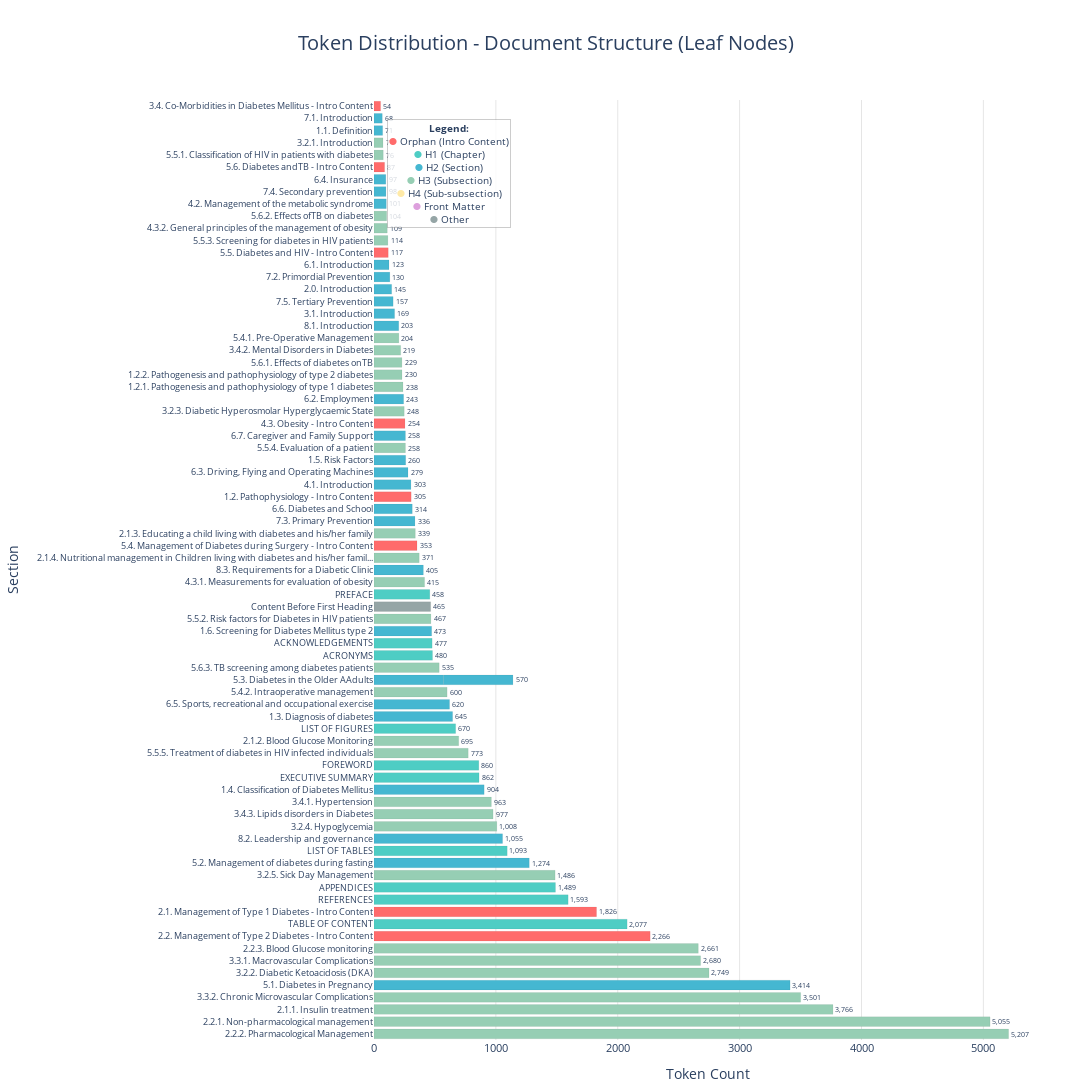

The notebook cell saved with this chart:
### Code cell
# CELL_ID: 04_vector_store_v1_create_graph
# ============================================================================
# CREATE HORIZONTAL SCROLLABLE GRAPH WITH TOKEN DISTRIBUTION
# ============================================================================
# Create a horizontal bar chart that can be scrolled horizontally
# Show token distribution for all leaf nodes including orphans (introContent)

import plotly.graph_objects as go

# Prepare data for visualization - sort by token count (largest first)
leaf_nodes_sorted = sorted(all_leaf_nodes, key=lambda x: x['tokenCount'], reverse=True)

# Extract data for plotting
titles = [node['title'][:80] + '...' if len(node['title']) > 80 else node['title'] 
          for node in leaf_nodes_sorted]
token_counts = [node['tokenCount'] for node in leaf_nodes_sorted]
levels = [node['level'] for node in leaf_nodes_sorted]
is_orphan = [node['is_orphan'] for node in leaf_nodes_sorted]

# Create color mapping based on level and orphan status
colors = []
for node in leaf_nodes_sorted:
    if node['is_orphan']:
        colors.append('#FF6B6B')  # Red for orphans (introContent)
    elif node['level'] == 'h1':
        colors.append('#4ECDC4')  # Teal for H1
    elif node['level'] == 'h2':
        colors.append('#45B7D1')  # Blue for H2
    elif node['level'] == 'h3':
        colors.append('#96CEB4')  # Green for H3
    elif node['level'] == 'h4':
        colors.append('#FFEAA7')  # Yellow for H4
    elif node['level'] == 'frontmatter':
        colors.append('#DDA0DD')  # Purple for frontmatter
    else:
        colors.append('#95A5A6')  # Gray for other

# Create hover text with full information
hover_texts = []
for node in leaf_nodes_sorted:
    hover_text = f"<b>{node['title']}</b><br>"
    hover_text += f"Level: {node['level']}<br>"
    hover_text += f"Number: {node['number'] or 'N/A'}<br>"
    hover_text += f"Tokens: {node['tokenCount']:,.0f}<br>"
    hover_text += f"Orphan: {'Yes' if node['is_orphan'] else 'No'}<br>"
    hover_text += f"Path: {' → '.join(node['path'][-3:])}<br>"
    hover_text += f"URL: {node['url']}"
    hover_texts.append(hover_text)

# Create horizontal bar chart
fig = go.Figure()

# Add bars
fig.add_trace(go.Bar(
    y=titles,
    x=token_counts,
    orientation='h',
    marker=dict(
        color=colors,
        line=dict(color='rgba(0,0,0,0.1)', width=0.5)
    ),
    text=[f"{int(tc):,}" for tc in token_counts],
    textposition='outside',
    textfont=dict(size=9),
    hovertemplate='%{hovertext}<extra></extra>',
    hovertext=hover_texts,
    name='Token Count'
))

# Update layout for horizontal scrolling
fig.update_layout(
    title={
        'text': 'Token Distribution - Document Structure (Leaf Nodes)',
        'x': 0.5,
        'xanchor': 'center',
        'font': {'size': 20}
    },
    xaxis=dict(
        title=dict(text='Token Count', font=dict(size=14)),
        tickfont=dict(size=11),
        showgrid=True,
        gridcolor='rgba(0,0,0,0.1)'
    ),
    yaxis=dict(
        title=dict(text='Section', font=dict(size=14)),
        tickfont=dict(size=9),
        showgrid=False
    ),
    height=max(800, len(leaf_nodes_sorted) * 25),  # Dynamic height based on number of nodes
    width=1400,  # Wide width for horizontal scrolling
    margin=dict(l=300, r=50, t=100, b=50),  # Left margin for long titles
    plot_bgcolor='white',
    paper_bgcolor='white',
    showlegend=False
)

# Add annotation for legend
legend_text = (
    "<b>Legend:</b><br>"
    "<span style='color:#FF6B6B'>●</span> Orphan (Intro Content)<br>"
    "<span style='color:#4ECDC4'>●</span> H1 (Chapter)<br>"
    "<span style='color:#45B7D1'>●</span> H2 (Section)<br>"
    "<span style='color:#96CEB4'>●</span> H3 (Subsection)<br>"
    "<span style='color:#FFEAA7'>●</span> H4 (Sub-subsection)<br>"
    "<span style='color:#DDA0DD'>●</span> Front Matter<br>"
    "<span style='color:#95A5A6'>●</span> Other"
)

fig.add_annotation(
    text=legend_text,
    xref='paper', yref='paper',
    x=0.02, y=0.98,
    xanchor='left', yanchor='top',
    showarrow=False,
    bgcolor='rgba(255,255,255,0.8)',
    bordercolor='rgba(0,0,0,0.2)',
    borderwidth=1,
    font=dict(size=10)
)

# Show the figure (will be scrollable horizontally)
fig.show()

print("=" * 60)
print("GRAPH GENERATED")
print("=" * 60)
print("The graph is displayed above with:")
print(f"  • {len(leaf_nodes_sorted)} leaf nodes")
print(f"  • {sum(1 for n in leaf_nodes_sorted if n['is_orphan'])} orphan nodes (introContent)")
print(f"  • Total tokens: {sum(token_counts):,.0f}")
print(f"  • Max tokens: {max(token_counts):,.0f}")
print(f"  • Min tokens: {min(token_counts):,.0f}")
print(f"  • Average tokens: {sum(token_counts)/len(token_counts):,.0f}")
print("\n💡 Scroll horizontally to see all sections!")
print("=" * 60)

### Figure 1 — Plotly figure (JSON) as saved in the notebook; plotly's stock layout.template omitted (floating-point values rounded to 4 significant figures)
{"data": [{"hovertemplate": "%{hovertext}<extra></extra>", "hovertext": ["<b>2.2.2. Pharmacological Management</b><br>Level: h3<br>Number: 2.2.2<br>Tokens: 5,207<br>Orphan: No<br>Path: CHAPTER TWO: MANAGEMENT OF DIABETES → 2.2. Management of Type 2 Diabetes → 2.2.2. Pharmacological Management<br>URL: /guidelines/22-management-of-type-2-diabetes/222-pharmacological-management", "<b>2.2.1. Non-pharmacological management</b><br>Level: h3<br>Number: 2.2.1<br>Tokens: 5,055<br>Orphan: No<br>Path: CHAPTER TWO: MANAGEMENT OF DIABETES → 2.2. Management of Type 2 Diabetes → 2.2.1. Non-pharmacological management<br>URL: /guidelines/22-management-of-type-2-diabetes/221-non-pharmacological-management", "<b>2.1.1. Insulin treatment</b><br>Level: h3<br>Number: 2.1.1<br>Tokens: 3,766<br>Orphan: No<br>Path: CHAPTER TWO: MANAGEMENT OF DIABETES → 2.1. Management of Type 1 Diabetes → 2.1.1. Insulin treatment<br>URL: /guidelines/21-management-of-type-1-diabetes/211-insulin-treatment", "<b>3.3.2. Chronic Microvascular Complications</b><br>Level: h3<br>Number: 3.3.2<br>Tokens: 3,501<br>Orphan: No<br>Path: CHAPTER THREE: MANAGEMENT OF COMPLICATIONS AND COMORBIDITIES IN DIABETES MELLITUS → 3.3. Chronic Complications of Diabetes → 3.3.2. Chronic Microvascular Complications<br>URL: /guidelines/33-chronic-complications-of-diabetes/332-chronic-microvascular-complications", "<b>5.1. Diabetes in Pregnancy</b><br>Level: h2<br>Number: 5.1<br>Tokens: 3,414<br>Orphan: No<br>Path: CHAPTER FIVE: MANAGEMENT OF DIABETES IN SPECIAL SITUATIONS → 5.1. Diabetes in Pregnancy<br>URL: /guidelines/chapter-five-management-of-diabetes-in-special-situations/51-diabetes-in-pregnancy", "<b>3.2.2. Diabetic Ketoacidosis (DKA)</b><br>Level: h3<br>Number: 3.2.2<br>Tokens: 2,749<br>Orphan: No<br>Path: CHAPTER THREE: MANAGEMENT OF COMPLICATIONS AND COMORBIDITIES IN DIABETES MELLITUS → 3.2. Acute Complications → 3.2.2. Diabetic Ketoacidosis (DKA)<br>URL: /guidelines/32-acute-complications/322-diabetic-ketoacidosis-dka", "<b>3.3.1. Macrovascular Complications</b><br>Level: h3<br>Number: 3.3.1<br>Tokens: 2,680<br>Orphan: No<br>Path: CHAPTER THREE: MANAGEMENT OF COMPLICATIONS AND COMORBIDITIES IN DIABETES MELLITUS → 3.3. Chronic Complications of Diabetes → 3.3.1. Macrovascular Complications<br>URL: /guidelines/33-chronic-complications-of-diabetes/331-macrovascular-complications", "<b>2.2.3. Blood Glucose monitoring</b><br>Level: h3<br>Number: 2.2.3<br>Tokens: 2,661<br>Orphan: No<br>Path: CHAPTER TWO: MANAGEMENT OF DIABETES → 2.2. Management of Type 2 Diabetes → 2.2.3. Blood Glucose monitoring<br>URL: /guidelines/22-management-of-type-2-diabetes/223-blood-glucose-monitoring", "<b>2.2. Management of Type 2 Diabetes - Intro Content</b><br>Level: h2_intro<br>Number: 2.2_intro<br>Tokens: 2,266<br>Orphan: Yes<br>Path: CHAPTER TWO: MANAGEMENT OF DIABETES → 2.2. Management of Type 2 Diabetes → Intro Content<br>URL: /guidelines/chapter-two-management-of-diabetes/22-management-of-type-2-diabetes", "<b>TABLE OF CONTENT</b><br>Level: h1<br>Number: N/A<br>Tokens: 2,077<br>Orphan: No<br>Path: TABLE OF CONTENT<br>URL: /guidelines/table-of-content", "<b>2.1. Management of Type 1 Diabetes - Intro Content</b><br>Level: h2_intro<br>Number: 2.1_intro<br>Tokens: 1,826<br>Orphan: Yes<br>Path: CHAPTER TWO: MANAGEMENT OF DIABETES → 2.1. Management of Type 1 Diabetes → Intro Content<br>URL: /guidelines/chapter-two-management-of-diabetes/21-management-of-type-1-diabetes", "<b>REFERENCES</b><br>Level: h1<br>Number: N/A<br>Tokens: 1,593<br>Orphan: No<br>Path: REFERENCES<br>URL: /guidelines/references", "<b>APPENDICES</b><br>Level: h1<br>Number: N/A<br>Tokens: 1,489<br>Orphan: No<br>Path: APPENDICES<br>URL: /guidelines/appendices", "<b>3.2.5. Sick Day Management</b><br>Level: h3<br>Number: 3.2.5<br>Tokens: 1,486<br>Orphan: No<br>Path: CHAPTER THREE: MANAGEMENT OF COMPLICATIONS AND COMORBIDITIES IN DIABETES MELLITUS → 3.2. Acute Complications → 3.2.5. Sick Day Management<br>URL: /guidelines/32-acute-complications/325-sick-day-management", "<b>5.2. Management of diabetes during fasting</b><br>Level: h2<br>Number: 5.2<br>Tokens: 1,274<br>Orphan: No<br>Path: CHAPTER FIVE: MANAGEMENT OF DIABETES IN SPECIAL SITUATIONS → 5.2. Management of diabetes during fasting<br>URL: /guidelines/chapter-five-management-of-diabetes-in-special-situations/52-management-of-diabetes-during-fasting", "<b>LIST OF TABLES</b><br>Level: h1<br>Number: N/A<br>Tokens: 1,093<br>Orphan: No<br>Path: LIST OF TABLES<br>URL: /guidelines/list-of-tables", "<b>8.2. Leadership and governance</b><br>Level: h2<br>Number: 8.2<br>Tokens: 1,055<br>Orphan: No<br>Path: CHAPTER EIGHT: ORGANIZATION OF DIABETES CARE → 8.2. Leadership and governance<br>URL: /guidelines/chapter-eight-organization-of-diabetes-care/82-leadership-and-governance", "<b>3.2.4. Hypoglycemia</b><br>Level: h3<br>Number: 3.2.4<br>Tokens: 1,008<br>Orphan: No<br>Path: CHAPTER THREE: MANAGEMENT OF COMPLICATIONS AND COMORBIDITIES IN DIABETES MELLITUS → 3.2. Acute Complications → 3.2.4. Hypoglycemia<br>URL: /guidelines/32-acute-complications/324-hypoglycemia", "<b>3.4.3. Lipids disorders in Diabetes</b><br>Level: h3<br>Number: 3.4.3<br>Tokens: 977<br>Orphan: No<br>Path: CHAPTER THREE: MANAGEMENT OF COMPLICATIONS AND COMORBIDITIES IN DIABETES MELLITUS → 3.4. Co-Morbidities in Diabetes Mellitus → 3.4.3. Lipids disorders in Diabetes<br>URL: /guidelines/34-co-morbidities-in-diabetes-mellitus/343-lipids-disorders-in-diabetes", "<b>3.4.1. Hypertension</b><br>Level: h3<br>Number: 3.4.1<br>Tokens: 963<br>Orphan: No<br>Path: CHAPTER THREE: MANAGEMENT OF COMPLICATIONS AND COMORBIDITIES IN DIABETES MELLITUS → 3.4. Co-Morbidities in Diabetes Mellitus → 3.4.1. Hypertension<br>URL: /guidelines/34-co-morbidities-in-diabetes-mellitus/341-hypertension", "<b>1.4. Classification of Diabetes Mellitus</b><br>Level: h2<br>Number: 1.4<br>Tokens: 904<br>Orphan: No<br>Path: CHAPTER ONE: INTRODUCTION TO DIABETES → 1.4. Classification of Diabetes Mellitus<br>URL: /guidelines/chapter-one-introduction-to-diabetes/14-classification-of-diabetes-mellitus", "<b>EXECUTIVE SUMMARY</b><br>Level: h1<br>Number: N/A<br>Tokens: 862<br>Orphan: No<br>Path: EXECUTIVE SUMMARY<br>URL: /guidelines/executive-summary", "<b>FOREWORD</b><br>Level: h1<br>Number: N/A<br>Tokens: 860<br>Orphan: No<br>Path: FOREWORD<br>URL: /guidelines/foreword", "<b>5.5.5. Treatment of diabetes in HIV infected individuals</b><br>Level: h3<br>Number: 5.5.5<br>Tokens: 773<br>Orphan: No<br>Path: CHAPTER FIVE: MANAGEMENT OF DIABETES IN SPECIAL SITUATIONS → 5.5. Diabetes and HIV → 5.5.5. Treatment of diabetes in HIV infected individuals<br>URL: /guidelines/55-diabetes-and-hiv/555-treatment-of-diabetes-in-hiv-infected-individuals", "<b>2.1.2. Blood Glucose Monitoring</b><br>Level: h3<br>Number: 2.1.2<br>Tokens: 695<br>Orphan: No<br>Path: CHAPTER TWO: MANAGEMENT OF DIABETES → 2.1. Management of Type 1 Diabetes → 2.1.2. Blood Glucose Monitoring<br>URL: /guidelines/21-management-of-type-1-diabetes/212-blood-glucose-monitoring", "<b>LIST OF FIGURES</b><br>Level: h1<br>Number: N/A<br>Tokens: 670<br>Orphan: No<br>Path: LIST OF FIGURES<br>URL: /guidelines/list-of-figures", "<b>1.3. Diagnosis of diabetes</b><br>Level: h2<br>Number: 1.3<br>Tokens: 645<br>Orphan: No<br>Path: CHAPTER ONE: INTRODUCTION TO DIABETES → 1.3. Diagnosis of diabetes<br>URL: /guidelines/chapter-one-introduction-to-diabetes/13-diagnosis-of-diabetes", "<b>6.5. Sports, recreational and occupational exercise</b><br>Level: h2<br>Number: 6.5<br>Tokens: 620<br>Orphan: No<br>Path: CHAPTER SIX: LIVING WITH DIABETES → 6.5. Sports, recreational and occupational exercise<br>URL: /guidelines/chapter-six-living-with-diabetes/65-sports-recreational-and-occupational-exercise", "<b>5.4.2. Intraoperative management</b><br>Level: h3<br>Number: 5.4.2<br>Tokens: 600<br>Orphan: No<br>Path: CHAPTER FIVE: MANAGEMENT OF DIABETES IN SPECIAL SITUATIONS → 5.4. Management of Diabetes during Surgery → 5.4.2. Intraoperative management<br>URL: /guidelines/54-management-of-diabetes-during-surgery/542-intraoperative-management", "<b>5.3. Diabetes in the Older AAdults</b><br>Level: h2<br>Number: 5.3<br>Tokens: 570<br>Orphan: No<br>Path: CHAPTER FIVE: MANAGEMENT OF DIABETES IN SPECIAL SITUATIONS → 5.3. Diabetes in the Older AAdults<br>URL: /guidelines/chapter-five-management-of-diabetes-in-special-situations/53-diabetes-in-the-older-aadults", "<b>5.3. Diabetes in the Older AAdults</b><br>Level: h2<br>Number: 5.3<br>Tokens: 570<br>Orphan: No<br>Path: CHAPTER FIVE: MANAGEMENT OF DIABETES IN SPECIAL SITUATIONS → 5.3. Diabetes in the Older AAdults<br>URL: /guidelines/chapter-five-management-of-diabetes-in-special-situations/53-diabetes-in-the-older-aadults", "<b>5.6.3. TB screening among diabetes patients</b><br>Level: h3<br>Number: 5.6.3<br>Tokens: 535<br>Orphan: No<br>Path: CHAPTER FIVE: MANAGEMENT OF DIABETES IN SPECIAL SITUATIONS → 5.6. Diabetes andTB → 5.6.3. TB screening among diabetes patients<br>URL: /guidelines/56-diabetes-andtb/563-tb-screening-among-diabetes-patients", "<b>ACRONYMS</b><br>Level: h1<br>Number: N/A<br>Tokens: 480<br>Orphan: No<br>Path: ACRONYMS<br>URL: /guidelines/acronyms", "<b>ACKNOWLEDGEMENTS</b><br>Level: h1<br>Number: N/A<br>Tokens: 477<br>Orphan: No<br>Path: ACKNOWLEDGEMENTS<br>URL: /guidelines/acknowledgements", "<b>1.6. Screening for Diabetes Mellitus type 2</b><br>Level: h2<br>Number: 1.6<br>Tokens: 473<br>Orphan: No<br>Path: CHAPTER ONE: INTRODUCTION TO DIABETES → 1.6. Screening for Diabetes Mellitus type 2<br>URL: /guidelines/chapter-one-introduction-to-diabetes/16-screening-for-diabetes-mellitus-type-2", "<b>5.5.2. Risk factors for Diabetes in HIV patients</b><br>Level: h3<br>Number: 5.5.2<br>Tokens: 467<br>Orphan: No<br>Path: CHAPTER FIVE: MANAGEMENT OF DIABETES IN SPECIAL SITUATIONS → 5.5. Diabetes and HIV → 5.5.2. Risk factors for Diabetes in HIV patients<br>URL: /guidelines/55-diabetes-and-hiv/552-risk-factors-for-diabetes-in-hiv-patients", "<b>Content Before First Heading</b><br>Level: section<br>Number: N/A<br>Tokens: 465<br>Orphan: No<br>Path: Content Before First Heading<br>URL: /guidelines/content-before-first-heading", "<b>PREFACE</b><br>Level: h1<br>Number: N/A<br>Tokens: 458<br>Orphan: No<br>Path: PREFACE<br>URL: /guidelines/preface", "<b>4.3.1. Measurements for evaluation of obesity</b><br>Level: h3<br>Number: 4.3.1<br>Tokens: 415<br>Orphan: No<br>Path: CHAPTER FOUR: METABOLIC SYNDROME AND OBESITY → 4.3. Obesity → 4.3.1. Measurements for evaluation of obesity<br>URL: /guidelines/43-obesity/431-measurements-for-evaluation-of-obesity", "<b>8.3. Requirements for a Diabetic Clinic</b><br>Level: h2<br>Number: 8.3<br>Tokens: 405<br>Orphan: No<br>Path: CHAPTER EIGHT: ORGANIZATION OF DIABETES CARE → 8.3. Requirements for a Diabetic Clinic<br>URL: /guidelines/chapter-eight-organization-of-diabetes-care/83-requirements-for-a-diabetic-clinic", "<b>2.1.4. Nutritional management in Children living with diabetes and his/her family</b><br>Level: h3<br>Number: 2.1.4<br>Tokens: 371<br>Orphan: No<br>Path: CHAPTER TWO: MANAGEMENT OF DIABETES → 2.1. Management of Type 1 Diabetes → 2.1.4. Nutritional management in Children living with diabetes and his/her family<br>URL: /guidelines/21-management-of-type-1-diabetes/214-nutritional-management-in-children-living-with-diabetes-and-hisher-family", "<b>5.4. Management of Diabetes during Surgery - Intro Content</b><br>Level: h2_intro<br>Number: 5.4_intro<br>Tokens: 353<br>Orphan: Yes<br>Path: CHAPTER FIVE: MANAGEMENT OF DIABETES IN SPECIAL SITUATIONS → 5.4. Management of Diabetes during Surgery → Intro Content<br>URL: /guidelines/chapter-five-management-of-diabetes-in-special-situations/54-management-of-diabetes-during-surgery", "<b>2.1.3. Educating a child living with diabetes and his/her family</b><br>Level: h3<br>Number: 2.1.3<br>Tokens: 339<br>Orphan: No<br>Path: CHAPTER TWO: MANAGEMENT OF DIABETES → 2.1. Management of Type 1 Diabetes → 2.1.3. Educating a child living with diabetes and his/her family<br>URL: /guidelines/21-management-of-type-1-diabetes/213-educating-a-child-living-with-diabetes-and-hisher-family", "<b>7.3. Primary Prevention</b><br>Level: h2<br>Number: 7.3<br>Tokens: 336<br>Orphan: No<br>Path: CHAPTER SEVEN: PREVENTION OF DIABETES → 7.3. Primary Prevention<br>URL: /guidelines/chapter-seven-prevention-of-diabetes/73-primary-prevention", "<b>6.6. Diabetes and School</b><br>Level: h2<br>Number: 6.6<br>Tokens: 314<br>Orphan: No<br>Path: CHAPTER SIX: LIVING WITH DIABETES → 6.6. Diabetes and School<br>URL: /guidelines/chapter-six-living-with-diabetes/66-diabetes-and-school", "<b>1.2. Pathophysiology - Intro Content</b><br>Level: h2_intro<br>Number: 1.2_intro<br>Tokens: 305<br>Orphan: Yes<br>Path: CHAPTER ONE: INTRODUCTION TO DIABETES → 1.2. Pathophysiology → Intro Content<br>URL: /guidelines/chapter-one-introduction-to-diabetes/12-pathophysiology", "<b>4.1. Introduction</b><br>Level: h2<br>Number: 4.1<br>Tokens: 303<br>Orphan: No<br>Path: CHAPTER FOUR: METABOLIC SYNDROME AND OBESITY → 4.1. Introduction<br>URL: /guidelines/chapter-four-metabolic-syndrome-and-obesity/41-introduction", "<b>6.3. Driving, Flying and Operating Machines</b><br>Level: h2<br>Number: 6.3<br>Tokens: 279<br>Orphan: No<br>Path: CHAPTER SIX: LIVING WITH DIABETES → 6.3. Driving, Flying and Operating Machines<br>URL: /guidelines/chapter-six-living-with-diabetes/63-driving-flying-and-operating-machines", "<b>1.5. Risk Factors</b><br>Level: h2<br>Number: 1.5<br>Tokens: 260<br>Orphan: No<br>Path: CHAPTER ONE: INTRODUCTION TO DIABETES → 1.5. Risk Factors<br>URL: /guidelines/chapter-one-introduction-to-diabetes/15-risk-factors", "<b>5.5.4. Evaluation of a patient</b><br>Level: h3<br>Number: 5.5.4<br>Tokens: 258<br>Orphan: No<br>Path: CHAPTER FIVE: MANAGEMENT OF DIABETES IN SPECIAL SITUATIONS → 5.5. Diabetes and HIV → 5.5.4. Evaluation of a patient<br>URL: /guidelines/55-diabetes-and-hiv/554-evaluation-of-a-patient", "<b>6.7. Caregiver and Family Support</b><br>Level: h2<br>Number: 6.7<br>Tokens: 258<br>Orphan: No<br>Path: CHAPTER SIX: LIVING WITH DIABETES → 6.7. Caregiver and Family Support<br>URL: /guidelines/chapter-six-living-with-diabetes/67-caregiver-and-family-support", "<b>4.3. Obesity - Intro Content</b><br>Level: h2_intro<br>Number: 4.3_intro<br>Tokens: 254<br>Orphan: Yes<br>Path: CHAPTER FOUR: METABOLIC SYNDROME AND OBESITY → 4.3. Obesity → Intro Content<br>URL: /guidelines/chapter-four-metabolic-syndrome-and-obesity/43-obesity", "<b>3.2.3. Diabetic Hyperosmolar Hyperglycaemic State</b><br>Level: h3<br>Number: 3.2.3<br>Tokens: 248<br>Orphan: No<br>Path: CHAPTER THREE: MANAGEMENT OF COMPLICATIONS AND COMORBIDITIES IN DIABETES MELLITUS → 3.2. Acute Complications → 3.2.3. Diabetic Hyperosmolar Hyperglycaemic State<br>URL: /guidelines/32-acute-complications/323-diabetic-hyperosmolar-hyperglycaemic-state", "<b>6.2. Employment</b><br>Level: h2<br>Number: 6.2<br>Tokens: 243<br>Orphan: No<br>Path: CHAPTER SIX: LIVING WITH DIABETES → 6.2. Employment<br>URL: /guidelines/chapter-six-living-with-diabetes/62-employment", "<b>1.2.1. Pathogenesis and pathophysiology of type 1 diabetes</b><br>Level: h3<br>Number: 1.2.1<br>Tokens: 238<br>Orphan: No<br>Path: CHAPTER ONE: INTRODUCTION TO DIABETES → 1.2. Pathophysiology → 1.2.1. Pathogenesis and pathophysiology of type 1 diabetes<br>URL: /guidelines/12-pathophysiology/121-pathogenesis-and-pathophysiology-of-type-1-diabetes", "<b>1.2.2. Pathogenesis and pathophysiology of type 2 diabetes</b><br>Level: h3<br>Number: 1.2.2<br>Tokens: 230<br>Orphan: No<br>Path: CHAPTER ONE: INTRODUCTION TO DIABETES → 1.2. Pathophysiology → 1.2.2. Pathogenesis and pathophysiology of type 2 diabetes<br>URL: /guidelines/12-pathophysiology/122-pathogenesis-and-pathophysiology-of-type-2-diabetes", "<b>5.6.1. Effects of diabetes onTB</b><br>Level: h3<br>Number: 5.6.1<br>Tokens: 229<br>Orphan: No<br>Path: CHAPTER FIVE: MANAGEMENT OF DIABETES IN SPECIAL SITUATIONS → 5.6. Diabetes andTB → 5.6.1. Effects of diabetes onTB<br>URL: /guidelines/56-diabetes-andtb/561-effects-of-diabetes-ontb", "<b>3.4.2. Mental Disorders in Diabetes</b><br>Level: h3<br>Number: 3.4.2<br>Tokens: 219<br>Orphan: No<br>Path: CHAPTER THREE: MANAGEMENT OF COMPLICATIONS AND COMORBIDITIES IN DIABETES MELLITUS → 3.4. Co-Morbidities in Diabetes Mellitus → 3.4.2. Mental Disorders in Diabetes<br>URL: /guidelines/34-co-morbidities-in-diabetes-mellitus/342-mental-disorders-in-diabetes", "<b>5.4.1. Pre-Operative Management</b><br>Level: h3<br>Number: 5.4.1<br>Tokens: 204<br>Orphan: No<br>Path: CHAPTER FIVE: MANAGEMENT OF DIABETES IN SPECIAL SITUATIONS → 5.4. Management of Diabetes during Surgery → 5.4.1. Pre-Operative Management<br>URL: /guidelines/54-management-of-diabetes-during-surgery/541-pre-operative-management", "<b>8.1. Introduction</b><br>Level: h2<br>Number: 8.1<br>Tokens: 203<br>Orphan: No<br>Path: CHAPTER EIGHT: ORGANIZATION OF DIABETES CARE → 8.1. Introduction<br>URL: /guidelines/chapter-eight-organization-of-diabetes-care/81-introduction", "<b>3.1. Introduction</b><br>Level: h2<br>Number: 3.1<br>Tokens: 169<br>Orphan: No<br>Path: CHAPTER THREE: MANAGEMENT OF COMPLICATIONS AND COMORBIDITIES IN DIABETES MELLITUS → 3.1. Introduction<br>URL: /guidelines/chapter-three-management-of-complications-and-comorbidities-in-diabetes-mellitus/31-introduction", "<b>7.5. Tertiary Prevention</b><br>Level: h2<br>Number: 7.5<br>Tokens: 157<br>Orphan: No<br>Path: CHAPTER SEVEN: PREVENTION OF DIABETES → 7.5. Tertiary Prevention<br>URL: /guidelines/chapter-seven-prevention-of-diabetes/75-tertiary-prevention", "<b>2.0. Introduction</b><br>Level: h2<br>Number: 2.0<br>Tokens: 145<br>Orphan: No<br>Path: CHAPTER TWO: MANAGEMENT OF DIABETES → 2.0. Introduction<br>URL: /guidelines/chapter-two-management-of-diabetes/20-introduction", "<b>7.2. Primordial Prevention</b><br>Level: h2<br>Number: 7.2<br>Tokens: 130<br>Orphan: No<br>Path: CHAPTER SEVEN: PREVENTION OF DIABETES → 7.2. Primordial Prevention<br>URL: /guidelines/chapter-seven-prevention-of-diabetes/72-primordial-prevention", "<b>6.1. Introduction</b><br>Level: h2<br>Number: 6.1<br>Tokens: 123<br>Orphan: No<br>Path: CHAPTER SIX: LIVING WITH DIABETES → 6.1. Introduction<br>URL: /guidelines/chapter-six-living-with-diabetes/61-introduction", "<b>5.5. Diabetes and HIV - Intro Content</b><br>Level: h2_intro<br>Number: 5.5_intro<br>Tokens: 117<br>Orphan: Yes<br>Path: CHAPTER FIVE: MANAGEMENT OF DIABETES IN SPECIAL SITUATIONS → 5.5. Diabetes and HIV → Intro Content<br>URL: /guidelines/chapter-five-management-of-diabetes-in-special-situations/55-diabetes-and-hiv", "<b>5.5.3. Screening for diabetes in HIV patients</b><br>Level: h3<br>Number: 5.5.3<br>Tokens: 114<br>Orphan: No<br>Path: CHAPTER FIVE: MANAGEMENT OF DIABETES IN SPECIAL SITUATIONS → 5.5. Diabetes and HIV → 5.5.3. Screening for diabetes in HIV patients<br>URL: /guidelines/55-diabetes-and-hiv/553-screening-for-diabetes-in-hiv-patients", "<b>4.3.2. General principles of the management of obesity</b><br>Level: h3<br>Number: 4.3.2<br>Tokens: 109<br>Orphan: No<br>Path: CHAPTER FOUR: METABOLIC SYNDROME AND OBESITY → 4.3. Obesity → 4.3.2. General principles of the management of obesity<br>URL: /guidelines/43-obesity/432-general-principles-of-the-management-of-obesity", "<b>5.6.2. Effects ofTB on diabetes</b><br>Level: h3<br>Number: 5.6.2<br>Tokens: 104<br>Orphan: No<br>Path: CHAPTER FIVE: MANAGEMENT OF DIABETES IN SPECIAL SITUATIONS → 5.6. Diabetes andTB → 5.6.2. Effects ofTB on diabetes<br>URL: /guidelines/56-diabetes-andtb/562-effects-oftb-on-diabetes", "<b>4.2. Management of the metabolic syndrome</b><br>Level: h2<br>Number: 4.2<br>Tokens: 101<br>Orphan: No<br>Path: CHAPTER FOUR: METABOLIC SYNDROME AND OBESITY → 4.2. Management of the metabolic syndrome<br>URL: /guidelines/chapter-four-metabolic-syndrome-and-obesity/42-management-of-the-metabolic-syndrome", "<b>7.4. Secondary prevention</b><br>Level: h2<br>Number: 7.4<br>Tokens: 98<br>Orphan: No<br>Path: CHAPTER SEVEN: PREVENTION OF DIABETES → 7.4. Secondary prevention<br>URL: /guidelines/chapter-seven-prevention-of-diabetes/74-secondary-prevention", "<b>6.4. Insurance</b><br>Level: h2<br>Number: 6.4<br>Tokens: 97<br>Orphan: No<br>Path: CHAPTER SIX: LIVING WITH DIABETES → 6.4. Insurance<br>URL: /guidelines/chapter-six-living-with-diabetes/64-insurance", "<b>5.6. Diabetes andTB - Intro Content</b><br>Level: h2_intro<br>Number: 5.6_intro<br>Tokens: 87<br>Orphan: Yes<br>Path: CHAPTER FIVE: MANAGEMENT OF DIABETES IN SPECIAL SITUATIONS → 5.6. Diabetes andTB → Intro Content<br>URL: /guidelines/chapter-five-management-of-diabetes-in-special-situations/56-diabetes-andtb", "<b>5.5.1. Classification of HIV in patients with diabetes</b><br>Level: h3<br>Number: 5.5.1<br>Tokens: 76<br>Orphan: No<br>Path: CHAPTER FIVE: MANAGEMENT OF DIABETES IN SPECIAL SITUATIONS → 5.5. Diabetes and HIV → 5.5.1. Classification of HIV in patients with diabetes<br>URL: /guidelines/55-diabetes-and-hiv/551-classification-of-hiv-in-patients-with-diabetes", "<b>3.2.1. Introduction</b><br>Level: h3<br>Number: 3.2.1<br>Tokens: 74<br>Orphan: No<br>Path: CHAPTER THREE: MANAGEMENT OF COMPLICATIONS AND COMORBIDITIES IN DIABETES MELLITUS → 3.2. Acute Complications → 3.2.1. Introduction<br>URL: /guidelines/32-acute-complications/321-introduction", "<b>1.1. Definition</b><br>Level: h2<br>Number: 1.1<br>Tokens: 71<br>Orphan: No<br>Path: CHAPTER ONE: INTRODUCTION TO DIABETES → 1.1. Definition<br>URL: /guidelines/chapter-one-introduction-to-diabetes/11-definition", "<b>7.1. Introduction</b><br>Level: h2<br>Number: 7.1<br>Tokens: 68<br>Orphan: No<br>Path: CHAPTER SEVEN: PREVENTION OF DIABETES → 7.1. Introduction<br>URL: /guidelines/chapter-seven-prevention-of-diabetes/71-introduction", "<b>3.4. Co-Morbidities in Diabetes Mellitus - Intro Content</b><br>Level: h2_intro<br>Number: 3.4_intro<br>Tokens: 54<br>Orphan: Yes<br>Path: CHAPTER THREE: MANAGEMENT OF COMPLICATIONS AND COMORBIDITIES IN DIABETES MELLITUS → 3.4. Co-Morbidities in Diabetes Mellitus → Intro Content<br>URL: /guidelines/chapter-three-management-of-complications-and-comorbidities-in-diabetes-mellitus/34-co-morbidities-in-diabetes-mellitus"], "marker": {"color": ["#96CEB4", "#96CEB4", "#96CEB4", "#96CEB4", "#45B7D1", "#96CEB4", "#96CEB4", "#96CEB4", "#FF6B6B", "#4ECDC4", "#FF6B6B", "#4ECDC4", "#4ECDC4", "#96CEB4", "#45B7D1", "#4ECDC4", "#45B7D1", "#96CEB4", "#96CEB4", "#96CEB4", "#45B7D1", "#4ECDC4", "#4ECDC4", "#96CEB4", "#96CEB4", "#4ECDC4", "#45B7D1", "#45B7D1", "#96CEB4", "#45B7D1", "#45B7D1", "#96CEB4", "#4ECDC4", "#4ECDC4", "#45B7D1", "#96CEB4", "#95A5A6", "#4ECDC4", "#96CEB4", "#45B7D1", "#96CEB4", "#FF6B6B", "#96CEB4", "#45B7D1", "#45B7D1", "#FF6B6B", "#45B7D1", "#45B7D1", "#45B7D1", "#96CEB4", "#45B7D1", "#FF6B6B", "#96CEB4", "#45B7D1", "#96CEB4", "#96CEB4", "#96CEB4", "#96CEB4", "#96CEB4", "#45B7D1", "#45B7D1", "#45B7D1", "#45B7D1", "#45B7D1", "#45B7D1", "#FF6B6B", "#96CEB4", "#96CEB4", "#96CEB4", "#45B7D1", "#45B7D1", "#45B7D1", "#FF6B6B", "#96CEB4", "#96CEB4", "#45B7D1", "#45B7D1", "#FF6B6B"], "line": {"color": "rgba(0,0,0,0.1)", "width": 0.5}}, "name": "Token Count", "orientation": "h", "text": ["5,207", "5,055", "3,766", "3,501", "3,414", "2,749", "2,680", "2,661", "2,266", "2,077", "1,826", "1,593", "1,489", "1,486", "1,274", "1,093", "1,055", "1,008", "977", "963", "904", "862", "860", "773", "695", "670", "645", "620", "600", "570", "570", "535", "480", "477", "473", "467", "465", "458", "415", "405", "371", "353", "339", "336", "314", "305", "303", "279", "260", "258", "258", "254", "248", "243", "238", "230", "229", "219", "204", "203", "169", "157", "145", "130", "123", "117", "114", "109", "104", "101", "98", "97", "87", "76", "74", "71", "68", "54"], "textfont": {"size": 9}, "textposition": "outside", "type": "bar", "x": [5207, 5055, 3766, 3501, 3414, 2749, 2680, 2661, 2266, 2077, 1826, 1593, 1489, 1486, 1274, 1093, 1055, 1008, 977, 963, 904, 862, 860, 773, 695, 670, 645, 620, 600, 570, 570, 535, 480, 477, 473, 467, 465, 458, 415, 405, 371, 353, 339, 336, 314, 305, 303, 279, 260, 258, 258, 254, 248, 243, 238, 230, 229, 219, 204, 203, 169, 157, 145, 130, 123, 117, 114, 109, 104, 101, 98, 97, 87, 76, 74, 71, 68, 54], "y": ["2.2.2. Pharmacological Management", "2.2.1. Non-pharmacological management", "2.1.1. Insulin treatment", "3.3.2. Chronic Microvascular Complications", "5.1. Diabetes in Pregnancy", "3.2.2. Diabetic Ketoacidosis (DKA)", "3.3.1. Macrovascular Complications", "2.2.3. Blood Glucose monitoring", "2.2. Management of Type 2 Diabetes - Intro Content", "TABLE OF CONTENT", "2.1. Management of Type 1 Diabetes - Intro Content", "REFERENCES", "APPENDICES", "3.2.5. Sick Day Management", "5.2. Management of diabetes during fasting", "LIST OF TABLES", "8.2. Leadership and governance", "3.2.4. Hypoglycemia", "3.4.3. Lipids disorders in Diabetes", "3.4.1. Hypertension", "1.4. Classification of Diabetes Mellitus", "EXECUTIVE SUMMARY", "FOREWORD", "5.5.5. Treatment of diabetes in HIV infected individuals", "2.1.2. Blood Glucose Monitoring", "LIST OF FIGURES", "1.3. Diagnosis of diabetes", "6.5. Sports, recreational and occupational exercise", "5.4.2. Intraoperative management", "5.3. Diabetes in the Older AAdults", "5.3. Diabetes in the Older AAdults", "5.6.3. TB screening among diabetes patients", "ACRONYMS", "ACKNOWLEDGEMENTS", "1.6. Screening for Diabetes Mellitus type 2", "5.5.2. Risk factors for Diabetes in HIV patients", "Content Before First Heading", "PREFACE", "4.3.1. Measurements for evaluation of obesity", "8.3. Requirements for a Diabetic Clinic", "2.1.4. Nutritional management in Children living with diabetes and his/her famil...", "5.4. Management of Diabetes during Surgery - Intro Content", "2.1.3. Educating a child living with diabetes and his/her family", "7.3. Primary Prevention", "6.6. Diabetes and School", "1.2. Pathophysiology - Intro Content", "4.1. Introduction", "6.3. Driving, Flying and Operating Machines", "1.5. Risk Factors", "5.5.4. Evaluation of a patient", "6.7. Caregiver and Family Support", "4.3. Obesity - Intro Content", "3.2.3. Diabetic Hyperosmolar Hyperglycaemic State", "6.2. Employment", "1.2.1. Pathogenesis and pathophysiology of type 1 diabetes", "1.2.2. Pathogenesis and pathophysiology of type 2 diabetes", "5.6.1. Effects of diabetes onTB", "3.4.2. Mental Disorders in Diabetes", "5.4.1. Pre-Operative Management", "8.1. Introduction", "3.1. Introduction", "7.5. Tertiary Prevention", "2.0. Introduction", "7.2. Primordial Prevention", "6.1. Introduction", "5.5. Diabetes and HIV - Intro Content", "5.5.3. Screening for diabetes in HIV patients", "4.3.2. General principles of the management of obesity", "5.6.2. Effects ofTB on diabetes", "4.2. Management of the metabolic syndrome", "7.4. Secondary prevention", "6.4. Insurance", "5.6. Diabetes andTB - Intro Content", "5.5.1. Classification of HIV in patients with diabetes", "3.2.1. Introduction", "1.1. Definition", "7.1. Introduction", "3.4. Co-Morbidities in Diabetes Mellitus - Intro Content"]}], "layout": {"annotations": [{"bgcolor": "rgba(255,255,255,0.8)", "bordercolor": "rgba(0,0,0,0.2)", "borderwidth": 1, "font": {"size": 10}, "showarrow": false, "text": "<b>Legend:</b><br><span style='color:#FF6B6B'>●</span> Orphan (Intro Content)<br><span style='color:#4ECDC4'>●</span> H1 (Chapter)<br><span style='color:#45B7D1'>●</span> H2 (Section)<br><span style='color:#96CEB4'>●</span> H3 (Subsection)<br><span style='color:#FFEAA7'>●</span> H4 (Sub-subsection)<br><span style='color:#DDA0DD'>●</span> Front Matter<br><span style='color:#95A5A6'>●</span> Other", "x": 0.02, "xanchor": "left", "xref": "paper", "y": 0.98, "yanchor": "top", "yref": "paper"}], "height": 1950, "margin": {"b": 50, "l": 300, "r": 50, "t": 100}, "paper_bgcolor": "white", "plot_bgcolor": "white", "showlegend": false, "title": {"font": {"size": 20}, "text": "Token Distribution - Document Structure (Leaf Nodes)", "x": 0.5, "xanchor": "center"}, "width": 1400, "xaxis": {"gridcolor": "rgba(0,0,0,0.1)", "showgrid": true, "tickfont": {"size": 11}, "title": {"font": {"size": 14}, "text": "Token Count"}}, "yaxis": {"showgrid": false, "tickfont": {"size": 9}, "title": {"font": {"size": 14}, "text": "Section"}}}}
